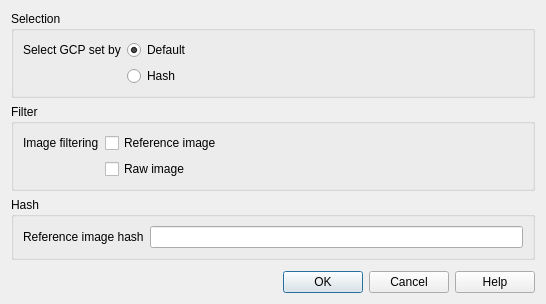
<?xml version="1.0" encoding="UTF-8"?>
<ui version="4.0">
 <class>DatabaseDialog</class>
 <widget class="QDialog" name="DatabaseDialog">
  <property name="geometry">
   <rect>
    <x>0</x>
    <y>0</y>
    <width>546</width>
    <height>304</height>
   </rect>
  </property>
  <property name="windowTitle">
   <string>Database Connection</string>
  </property>
  <property name="windowIcon">
   <iconset resource="resources.qrc">
    <normaloff>:/icons/autogcp.png</normaloff>:/icons/autogcp.png</iconset>
  </property>
  <layout class="QGridLayout" name="gridLayout">
   <item row="0" column="0">
    <widget class="QGroupBox" name="groupBox">
     <property name="title">
      <string>Selection</string>
     </property>
     <layout class="QFormLayout" name="formLayout_2">
      <item row="0" column="0">
       <widget class="QLabel" name="label">
        <property name="minimumSize">
         <size>
          <width>0</width>
          <height>0</height>
         </size>
        </property>
        <property name="maximumSize">
         <size>
          <width>160</width>
          <height>16777215</height>
         </size>
        </property>
        <property name="text">
         <string>Select GCP set by</string>
        </property>
       </widget>
      </item>
      <item row="0" column="1">
       <widget class="QRadioButton" name="defaultRadio">
        <property name="toolTip">
         <string>Select GCPs by using the loaded images</string>
        </property>
        <property name="text">
         <string>Default</string>
        </property>
        <property name="checked">
         <bool>true</bool>
        </property>
       </widget>
      </item>
      <item row="1" column="1">
       <widget class="QRadioButton" name="hashRadio">
        <property name="toolTip">
         <string>Select GCPs by using the hashes of the loaded images</string>
        </property>
        <property name="text">
         <string>Hash</string>
        </property>
       </widget>
      </item>
     </layout>
    </widget>
   </item>
   <item row="1" column="0">
    <widget class="QGroupBox" name="groupBox_4">
     <property name="title">
      <string>Filter</string>
     </property>
     <layout class="QFormLayout" name="formLayout_3">
      <item row="0" column="0">
       <widget class="QLabel" name="label_3">
        <property name="minimumSize">
         <size>
          <width>0</width>
          <height>0</height>
         </size>
        </property>
        <property name="maximumSize">
         <size>
          <width>160</width>
          <height>16777215</height>
         </size>
        </property>
        <property name="text">
         <string>Image filtering</string>
        </property>
       </widget>
      </item>
      <item row="0" column="1">
       <widget class="QCheckBox" name="checkRef">
        <property name="toolTip">
         <string>Filter the GCPs by the reference image</string>
        </property>
        <property name="text">
         <string>Reference image</string>
        </property>
       </widget>
      </item>
      <item row="1" column="1">
       <widget class="QCheckBox" name="checkRaw">
        <property name="toolTip">
         <string>Filter the GCPs by the raw image</string>
        </property>
        <property name="text">
         <string>Raw image</string>
        </property>
       </widget>
      </item>
     </layout>
    </widget>
   </item>
   <item row="2" column="0">
    <widget class="QGroupBox" name="groupBox_2">
     <property name="title">
      <string>Hash</string>
     </property>
     <layout class="QFormLayout" name="formLayout_4">
      <item row="0" column="0">
       <widget class="QLabel" name="label_2">
        <property name="minimumSize">
         <size>
          <width>0</width>
          <height>0</height>
         </size>
        </property>
        <property name="maximumSize">
         <size>
          <width>160</width>
          <height>16777215</height>
         </size>
        </property>
        <property name="text">
         <string>Reference image hash</string>
        </property>
       </widget>
      </item>
      <item row="0" column="1">
       <widget class="QLineEdit" name="lineEdit">
        <property name="minimumSize">
         <size>
          <width>250</width>
          <height>0</height>
         </size>
        </property>
        <property name="toolTip">
         <string>The hash value of the image to search for</string>
        </property>
       </widget>
      </item>
     </layout>
    </widget>
   </item>
   <item row="3" column="0">
    <spacer name="verticalSpacer">
     <property name="orientation">
      <enum>Qt::Vertical</enum>
     </property>
     <property name="sizeHint" stdset="0">
      <size>
       <width>20</width>
       <height>40</height>
      </size>
     </property>
    </spacer>
   </item>
   <item row="4" column="0">
    <widget class="QDialogButtonBox" name="buttonBox">
     <property name="standardButtons">
      <set>QDialogButtonBox::Cancel|QDialogButtonBox::Help|QDialogButtonBox::Ok</set>
     </property>
    </widget>
   </item>
  </layout>
 </widget>
 <tabstops>
  <tabstop>defaultRadio</tabstop>
  <tabstop>hashRadio</tabstop>
  <tabstop>checkRef</tabstop>
  <tabstop>checkRaw</tabstop>
  <tabstop>lineEdit</tabstop>
  <tabstop>buttonBox</tabstop>
 </tabstops>
 <resources>
  <include location="resources.qrc"/>
 </resources>
 <connections/>
</ui>
